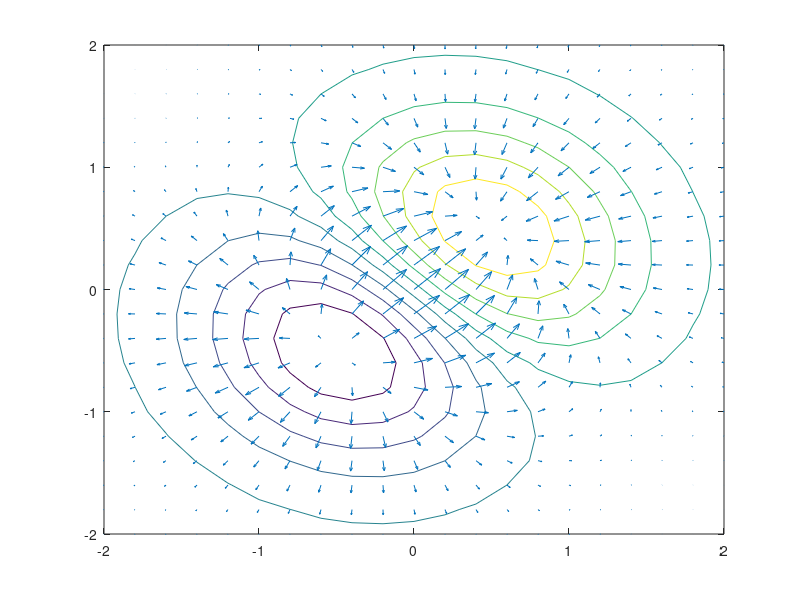

This chart was generated by the following MATLAB code:
[x,y]=meshgrid(-2:.2:2,-2:.2:2);z=(x+y).*exp(-x.^2-y.^2);
[dx dy]=gradient(z,0.5,0.5);
contour(x,y,z,10);
hold on
quiver(x,y,dx,dy)
hold off
